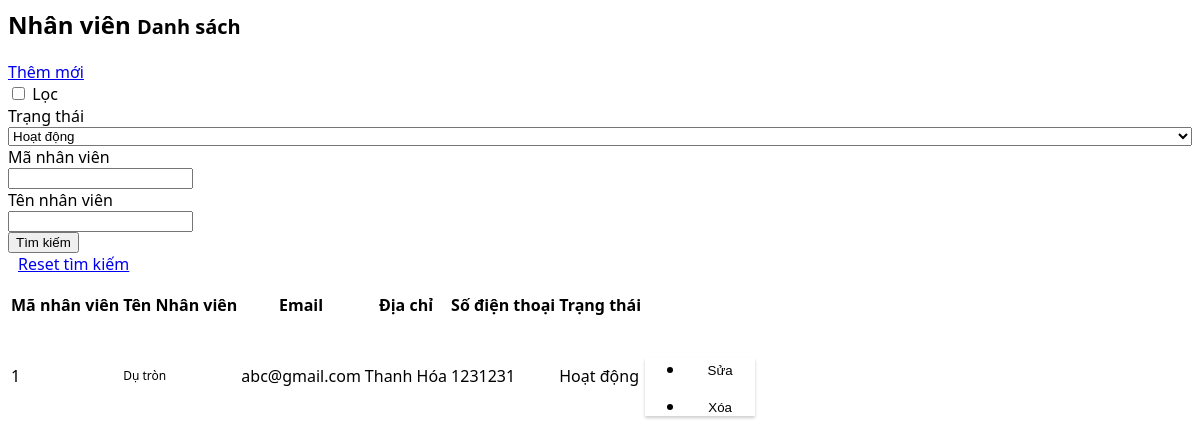
The app's page /views/nhanvien/index.php with its own data.
### tables this page shows
CREATE TABLE `nhanvien` (
  `IdNhanVien` bigint(20) UNSIGNED NOT NULL,
  `HoTen` varchar(255) NOT NULL,
  `Email` varchar(255) NOT NULL,
  `SoDT` varchar(255) NOT NULL,
  `Diachi` varchar(255) NOT NULL,
  `TrangThai` int(11) NOT NULL,
  `created_at` timestamp NULL DEFAULT NULL,
  `updated_at` timestamp NULL DEFAULT NULL
);

### models/NhanVien.php (called while the page is built, shortened)
<?php
require_once 'models/Model.php';
class NhanVien extends Model
{
    private $cn;
		function __construct(){
			$this->cn = new Model();
		}
    public function DanhSachNhanVien($hoatdong=false)
    {
      if(!$hoatdong)
        $sql = "SELECT * FROM nhanvien";
      else
        $sql = "SELECT * FROM nhanvien WHERE TrangThai = 1";
        return $this->cn->FetchAll($sql);
    }
}

### models/Model.php (called while the page is built, shortened)
<?php
class Model {
  private $DB_NAME = 'karaoke';
  private $DB_USERNAME = 'root';
  private $DB_PASSWORD = '';
  private $link;
  public function __construct() {
    $this->link=mysqli_connect("localhost",$this->DB_USERNAME,$this->DB_PASSWORD,$this->DB_NAME);
  }
  function ExecuteQuery($sql)
	{
		mysqli_query($this->link,"set names 'utf8'");
		return mysqli_query($this->link, $sql);
	}
	function FetchAll($sql)
	{
		$result=$this->ExecuteQuery($sql);
		$arr=array();
		while($row=mysqli_fetch_assoc($result))
		{
			$arr[]=$row;
		}
		return $arr;
	}
}

### views/nhanvien/index.php (the view, shortened to what this page needs)
<?php
    if(isset($_REQUEST["searchForm"])){
        $form = $_REQUEST["searchForm"];
        $NhanVien = new NhanVien();
        $NhanViens = $NhanVien->TimKiem($form['maNhanVien'], $form['TenNhanVien'], $form['trangThai']);
    }
    else{
        $NhanVien = new NhanVien();
        $NhanViens = $NhanVien->DanhSachNhanVien();
    }
    $name = 'Nhân viên';
?>
<div class="content-wrapper" id="pjax-container">
  <div id="app">
    <section class="content-header">
      <h1>
      <?php echo $name;?>
        <small>Danh sách</small>
      </h1>
    </section>
    <section class="content">
      <div class="row">
        <div class="col-md-12">
          <div class="box grid-box">
            <div class="box-header with-border">
              <div class="pull-right">
                <div class="btn-group pull-right grid-create-btn" style="margin-right: 10px">
                <a href="index.php?controller=NhanVien&action=add" class="btn btn-sm btn-success" title="Thêm mới">
                        <i class="fa fa-plus"></i><span class="hidden-xs">  Thêm mới</span>
                    </a>
                </div>
              </div>
              <div class="pull-left">
                <div class="btn-group" style="margin-right: 5px" data-toggle="buttons">
                  <label class="btn btn-sm btn-dropbox 611dfa7a100ec-filter-btn active" title="Lọc">
                  <input type="checkbox"><i class="fa fa-filter"></i><span class="hidden-xs">  Lọc</span>
                  </label>
                </div>
              </div>
            </div>
            <div class="box-header with-border  filter-box" id="filter-box">
              <form action="" class="form-horizontal" method="post">
                <div class="row">
                  <div class="col-md-12">
                    <div class="box-body">
                      <div class="fields-group">
                        <div class="form-group">
                          <label class="col-sm-2 control-label"> Trạng thái</label>
                          <div class="col-sm-8">
                            <select class="form-control type" name="searchForm[trangThai]" style="width: 100%;">
                              <option selected value="1">Hoạt động</option>
                            </select>
                          </div>
                        </div>
                        <div class="form-group">
                          <label class="col-sm-2 control-label"> Mã nhân viên</label>
                          <div class="col-sm-8">
                            <div class="input-group input-group-sm">
                              <input type="text" class="form-control name" name="searchForm[maNhanVien]" value="<?php echo isset($_POST["searchForm"]) ? $_POST["searchForm"]["maNhanVien"] : '' ?>">
                            </div>
                          </div>
                        </div>
                        <div class="form-group">
                          <label class="col-sm-2 control-label"> Tên nhân viên</label>
                          <div class="col-sm-8">
                            <div class="input-group input-group-sm">
                              <input type="text" class="form-control name" name="searchForm[TenNhanVien]" value="<?php echo isset($_POST["searchForm"]) ? $_POST["searchForm"]["TenNhanVien"] : '' ?>">
                            </div>
                          </div>
                        </div>
                      </div>
                    </div>
                  </div>
                </div>
                <div class="box-footer">
                  <div class="row">
                    <div class="col-md-12">
                      <div class="col-md-8">
                        <div class="btn-group pull-left">
                          <button class="btn btn-info submit btn-sm"><i class="fa fa-search"></i>Tìm kiếm</button>
                        </div>
                        <div class="btn-group pull-left " style="margin-left: 10px;">
                          <a href="index.php?controller=NhanVien&action=index" class="btn btn-default btn-sm"><i class="fa fa-undo"></i>  Reset tìm kiếm</a>
                        </div>
                      </div>
                    </div>
                  </div>
                </div>
              </form>
            </div>
            <div class="box-body table-responsive no-padding">
              <table class="table table-hover grid-table" id="grid-table611dfe8fce584">
                <thead>
                  <tr>
                    <th class="column-id">Mã nhân viên<a class="fa fa-fw fa-sort" href="https://truyenthanh.org.vn/auth/users?_pjax=%23pjax-container&amp;_sort%5Bcolumn%5D=id&amp;_sort%5Btype%5D=desc" aria-hidden="true"></a></th>
                    <th class="column-name">Tên <?php echo $name;?></th>
                    <th class="column-email">Email</th>
                    <th class="column-roles">Địa chỉ</th>
                    <th class="column-areaId">Số điện thoại</th>
                    <th class="column-stream_key">Trạng thái</th>
                  </tr>
                </thead>
                <tbody>
                  <?php
                    foreach($NhanViens as $item){
                        if($item['TrangThai'])
                            $tt = '<span class="label label-info">Hoạt động</span>';
                        else
                            $tt = '<span class="label label-danger">Không hoạt động</span>';
                        echo '<tr>
                        <td class="column-id">
                        '.$item['IdNhanVien'].'
                        </td>
                        <td class="column-username">
                        <span class="label label-success" style="font-size:12px;">'.$item['HoTen'].'</span>
                        </td>
                        <td class="column-name">
                        '.$item['Email'].'
                        </td>
                        <td class="column-address">
                        '.$item['Diachi'].'
                        </td>
                        <td class="column-roles">
                        '.$item['SoDT'].'
                        </td>
                        <td class="column-stream_key">
                        '.$tt.'
                        </td>
                        <td class="column-__actions__">
                          <div class="grid-dropdown-actions dropdown">
                            <a href="#" style="padding: 0 10px;" class="dropdown-toggle" data-toggle="dropdown">
                            </a>
                            <ul class="dropdown-menu" style="min-width: 70px !important;box-shadow: 0 2px 3px 0 rgba(0,0,0,.2);border-radius:0;left: -65px;top: 5px;">
                            <li>
                            <form method="post" action="index.php?controller='.$_REQUEST['controller'].'&action=edit">
                                <input hidden class="hidden" type="text" name="editForm[IdNhanVien]" value="'.$item['IdNhanVien'].'">
                                <input hidden class="hidden" type="text" name="editForm[HoTen]" value="'.$item['HoTen'].'">
                                <input hidden class="hidden" type="text" name="editForm[Email]" value="'.$item['Email'].'">
                                <input hidden class="hidden" type="text" name="editForm[Diachi]" value="'.$item['Diachi'].'">
                                <input hidden class="hidden" type="text" name="editForm[SoDT]" value="'.$item['SoDT'].'">
                                <input hidden class="hidden" type="text" name="editForm[trangThai]" value="'.$item['TrangThai'].'">
                                <button style="background-color: transparent;width: 100%;border: none;" type="submit">Sửa</button>
                            </form>
                            </li>
                            <li>
                            <form method="post" action="">
                                <input hidden class="hidden" type="text" name="deleteForm[maNhanVien]" value="'.$item['IdNhanVien'].'">
                                <button style="background-color: transparent;width: 100%;border: none;" type="submit">Xóa</button>
                            </form>
                            </li>
                            </ul>
                          </div>
                        </td>
                      </tr>';
                    }
                  ?>
                </tbody>
              </table>
            </div>
          </div>
        </div>
      </div>
    </section>
  </div>
</div>

### records on screen
nhanvien: IdNhanVien "1", HoTen "Dụ tròn", Email "abc@gmail.com", Diachi "Thanh Hóa", SoDT "1231231", TrangThai "Hoạt động"

### other values on screen
$name "Nhân viên"
